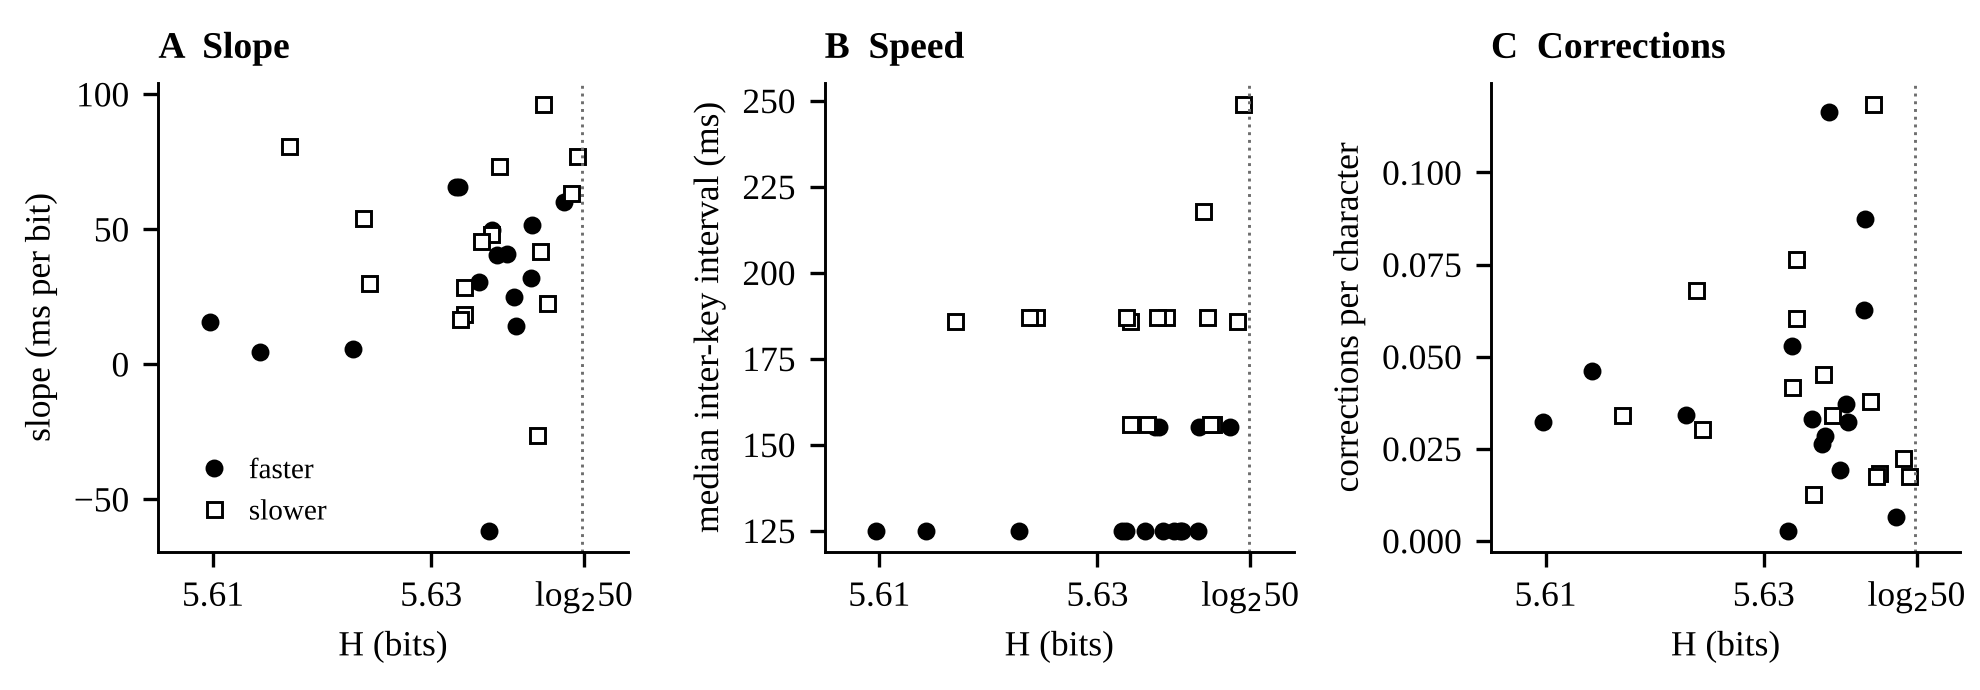

Python code for this plot:
"""Per-typist values from the Prediction 2 and Prediction 4 tests in How We Type, as the plans require.
Reads analysis/p4_per_typist.csv. Run from the repository root."""
import logging
from pathlib import Path
import numpy as np, pandas as pd
import matplotlib; matplotlib.use("Agg")
import matplotlib.pyplot as plt
logging.getLogger("matplotlib.font_manager").setLevel(logging.ERROR)
ROOT = Path(__file__).resolve().parent.parent
p = pd.read_csv(ROOT / "analysis" / "p4_per_typist.csv")
plt.rcParams.update({"font.family": ["Times New Roman", "Liberation Serif", "DejaVu Serif"], "font.size": 8.5,
                     "axes.spines.top": False, "axes.spines.right": False, "savefig.dpi": 300, "axes.linewidth": 0.7})
fig, axs = plt.subplots(1, 3, figsize=(6.6, 2.3)); fig.subplots_adjust(left=0.08, right=0.99, bottom=0.2, top=0.88, wspace=0.42)
ceil = np.log2(50)
for ax, col, lab, t in zip(axs, ["slope_ms_per_bit", "median_iki_ms", "corrections_per_char"],
                           ["slope (ms per bit)", "median inter-key interval (ms)", "corrections per character"],
                           ["A  Slope", "B  Speed", "C  Corrections"]):
    for g, mk, fc in (("faster", "o", "black"), ("slower", "s", "white")):
        d = p[p.group == g]
        ax.plot(d.H_bits, d[col], mk, ms=3.6, mfc=fc, mec="black", mew=0.7, label=g)
    ax.axvline(ceil, color="#6e6e6e", lw=0.7, ls=":")
    ax.set_xlabel("H (bits)"); ax.set_ylabel(lab); ax.set_title(t, loc="left", fontsize=9, fontweight="bold")
    ax.set_xlim(5.605, 5.648); ax.set_xticks([5.61, 5.63, 5.644]); ax.set_xticklabels(["5.61", "5.63", "log$_2$50"])
axs[0].legend(frameon=False, fontsize=7, loc="lower left", handletextpad=0.2)
fig.savefig(ROOT / "figures" / "fig_p2_p4_howwetype.png"); print("written")
